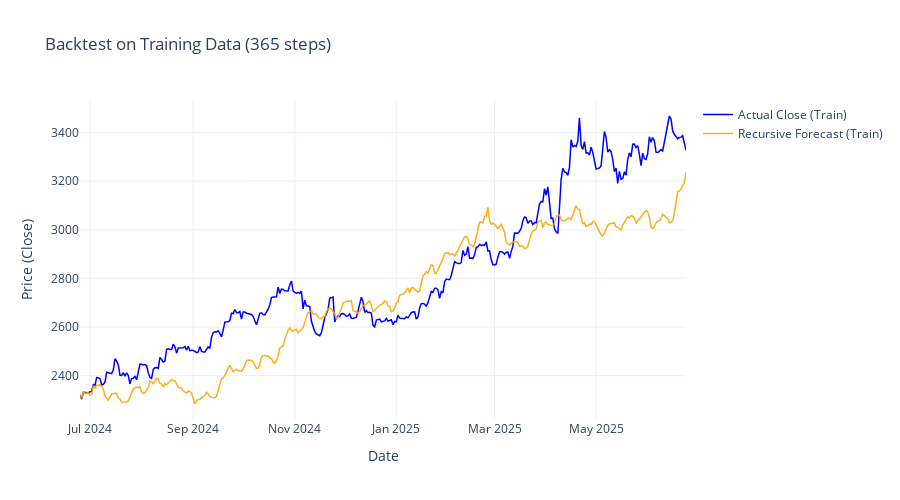

This figure's notebook cell:
### Code cell
import numpy as np
import pandas as pd
import plotly.graph_objects as go

# ==========================================
# 1. CẤU HÌNH CHO TẬP TRAIN
# ==========================================

# Điểm bắt đầu: Ngay sau khoảng lookback đầu tiên
ROLLING_WINDOW = 1600
TRAIN_START_INDEX = max(lookback, ROLLING_WINDOW)

# Số bước: Từ điểm bắt đầu đến điểm chia tập (split)
# Lưu ý: Nếu tập train quá lớn, bạn có thể giảm số này xuống (ví dụ 200) để test nhanh
TRAIN_N_STEPS = 365

print(f"Đang chạy Recursive Forecast trên tập Train từ index {TRAIN_START_INDEX} đến {TRAIN_START_INDEX + TRAIN_N_STEPS}...")

# ==========================================
# 2. THỰC HIỆN DỰ BÁO
# ==========================================
logret_train_pred = recursive_forecast_log_return(
    model=model,
    df=df,
    start_index=TRAIN_START_INDEX,
    rolling_window=ROLLING_WINDOW,
    n_steps=TRAIN_N_STEPS,
    lookback=lookback,
    scaler_X=scaler_X,
    scaler_y=scaler_y,
    features=features,
    target=target,
)

# ==========================================
# 3. TÁI TẠO GIÁ CLOSE (RECONSTRUCT)
# ==========================================

# Lấy giá đóng cửa tại thời điểm ngay trước khi bắt đầu dự báo để làm mốc (Anchor)
anchor_close_train = df["close"].iloc[TRAIN_START_INDEX - 1]

# Tính giá Close dự đoán từ log_returns dự đoán
# Công thức: Price_t = Price_0 * exp(cumsum(log_ret))
close_train_pred = anchor_close_train * np.exp(np.cumsum(logret_train_pred))

# Tạo DataFrame tạm để đối chiếu
df_train_rec = df.iloc[TRAIN_START_INDEX : TRAIN_START_INDEX + TRAIN_N_STEPS].copy()
df_train_rec["close_pred"] = close_train_pred

# ==========================================
# 4. VẼ BIỂU ĐỒ (PLOTLY)
# ==========================================

fig = go.Figure()

# 1. Giá thực tế (Actual Close)
fig.add_trace(go.Scatter(
    x=df_train_rec["date"],
    y=df_train_rec["close"],
    mode="lines",
    name="Actual Close (Train)",
    line=dict(color="blue", width=1.5)
))

# 2. Giá dự báo Recursive (Predicted Close)
fig.add_trace(go.Scatter(
    x=df_train_rec["date"],
    y=df_train_rec["close_pred"],
    mode="lines",
    name="Recursive Forecast (Train)",
    line=dict(color="orange", width=1.5),
    opacity=0.9
))

fig.update_layout(
    title=f"Backtest on Training Data ({TRAIN_N_STEPS} steps)",
    xaxis_title="Date",
    yaxis_title="Price (Close)",
    hovermode="x unified",
    height=500,
    template="plotly_white"
)

fig.show()

### Figure 1 — Plotly figure (JSON) as saved in the notebook; plotly's stock layout.template omitted (floating-point values rounded to 4 significant figures; data arrays with more than 128 entries replaced by an {"elided": "..."} marker saying what was removed)
{"data": [{"line": {"color": "blue", "width": 1.5}, "mode": "lines", "name": "Actual Close (Train)", "type": "scatter", "x": {"elided": "365 str values"}, "y": {"elided": "365 float values"}}, {"line": {"color": "orange", "width": 1.5}, "mode": "lines", "name": "Recursive Forecast (Train)", "opacity": 0.9, "type": "scatter", "x": {"elided": "365 str values"}, "y": {"elided": "365 float values"}}], "layout": {"height": 500, "hovermode": "x unified", "title": {"text": "Backtest on Training Data (365 steps)"}, "xaxis": {"title": {"text": "Date"}}, "yaxis": {"title": {"text": "Price (Close)"}}}}
